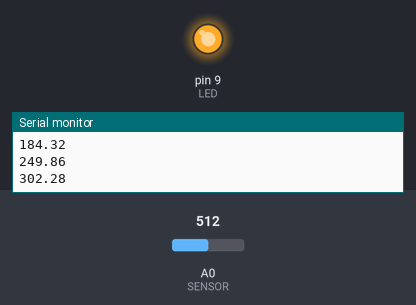
Recording of a sketch running on a simulated Arduino Uno, built with avr-gcc and run on an emulated ATmega328P. Shown: output pins drawn as LEDs (lit = HIGH), the last lines printed to the serial monitor. Inputs (shaded band) come from the test bench; at power-on: A0 (SENSOR) = 512.

Above: at 1.2 s.
1.3 s: A0 (SENSOR) set to 0
At 4.6 s:
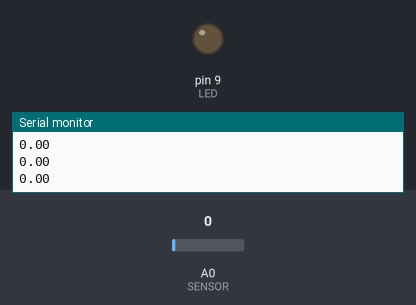
4.8 s: A0 (SENSOR) set to 122
Timing chart, 0 to 14.3 s (numbered marks = the images above; inputs shaded):
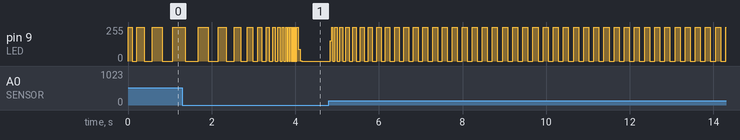

The sketch:

Exercise2-4.ino
```cpp
const int SENSOR = 0; // 光センサが接続されているピン(アナログ)
const int LED = 9;    // LED が接続されているピン
float rc = 0;
int v = 0;
#define a 0.8

void setup()
{
  Serial.begin(9600);   // シリアル通信の速度を設定
  pinMode(LED, OUTPUT); // ピンを出力に設定
}

void loop()
{
  v = analogRead(SENSOR); // センサの出力値を読み取る
  rc = a * rc + (1 - a) * (float)v;
  Serial.println(rc);      // シリアル通信で値を送信
  digitalWrite(LED, HIGH); // LED を点灯
  delay(rc);               // v ミリ秒待機
  digitalWrite(LED, LOW);  // LED を消灯
  delay(rc);               // v ミリ秒待機
}
```
